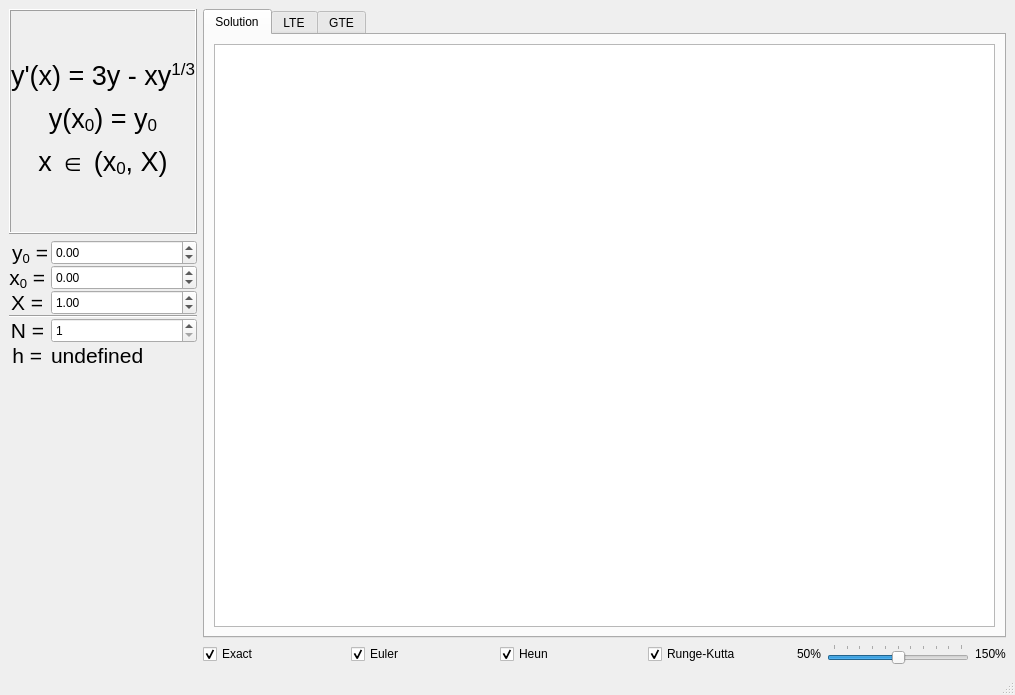
<?xml version="1.0" encoding="UTF-8"?>
<ui version="4.0">
 <class>AppUI</class>
 <widget class="QMainWindow" name="AppUI">
  <property name="geometry">
   <rect>
    <x>0</x>
    <y>0</y>
    <width>1015</width>
    <height>694</height>
   </rect>
  </property>
  <property name="windowTitle">
   <string>AppUI</string>
  </property>
  <property name="styleSheet">
   <string notr="true"/>
  </property>
  <widget class="QWidget" name="mainWidget">
   <property name="minimumSize">
    <size>
     <width>1015</width>
     <height>673</height>
    </size>
   </property>
   <layout class="QFormLayout" name="formLayout">
    <item row="0" column="0">
     <layout class="QVBoxLayout" name="statementLayout">
      <property name="sizeConstraint">
       <enum>QLayout::SetDefaultConstraint</enum>
      </property>
      <item>
       <widget class="QLabel" name="equation">
        <property name="sizePolicy">
         <sizepolicy hsizetype="Minimum" vsizetype="Preferred">
          <horstretch>0</horstretch>
          <verstretch>0</verstretch>
         </sizepolicy>
        </property>
        <property name="font">
         <font>
          <pointsize>26</pointsize>
         </font>
        </property>
        <property name="frameShape">
         <enum>QFrame::Box</enum>
        </property>
        <property name="frameShadow">
         <enum>QFrame::Raised</enum>
        </property>
        <property name="text">
         <string>&lt;html&gt;&lt;head/&gt;&lt;body&gt;&lt;p&gt;&lt;span style=&quot; font-size:20pt;&quot;&gt;y'(x) = 3y - xy&lt;/span&gt;&lt;span style=&quot; font-size:20pt; vertical-align:super;&quot;&gt;1/3&lt;/span&gt;&lt;/p&gt;&lt;p&gt;&lt;span style=&quot; font-size:20pt;&quot;&gt;y(x&lt;/span&gt;&lt;span style=&quot; font-size:20pt; vertical-align:sub;&quot;&gt;0&lt;/span&gt;&lt;span style=&quot; font-size:20pt;&quot;&gt;) = y&lt;/span&gt;&lt;span style=&quot; font-size:20pt; vertical-align:sub;&quot;&gt;0&lt;/span&gt;&lt;/p&gt;&lt;p&gt;&lt;span style=&quot; font-size:20pt;&quot;&gt;x ∈ (x&lt;/span&gt;&lt;span style=&quot; font-size:20pt; vertical-align:sub;&quot;&gt;0&lt;/span&gt;&lt;span style=&quot; font-size:20pt;&quot;&gt;, X)&lt;/span&gt;&lt;/p&gt;&lt;/body&gt;&lt;/html&gt;</string>
        </property>
        <property name="textFormat">
         <enum>Qt::RichText</enum>
        </property>
        <property name="alignment">
         <set>Qt::AlignCenter</set>
        </property>
       </widget>
      </item>
      <item>
       <layout class="QFormLayout" name="inputLayout">
        <property name="sizeConstraint">
         <enum>QLayout::SetMaximumSize</enum>
        </property>
        <property name="fieldGrowthPolicy">
         <enum>QFormLayout::AllNonFixedFieldsGrow</enum>
        </property>
        <property name="rowWrapPolicy">
         <enum>QFormLayout::DontWrapRows</enum>
        </property>
        <property name="labelAlignment">
         <set>Qt::AlignHCenter|Qt::AlignTop</set>
        </property>
        <property name="formAlignment">
         <set>Qt::AlignHCenter|Qt::AlignTop</set>
        </property>
        <property name="horizontalSpacing">
         <number>0</number>
        </property>
        <property name="verticalSpacing">
         <number>0</number>
        </property>
        <property name="leftMargin">
         <number>0</number>
        </property>
        <property name="topMargin">
         <number>0</number>
        </property>
        <item row="0" column="1">
         <widget class="QDoubleSpinBox" name="y0Input">
          <property name="sizePolicy">
           <sizepolicy hsizetype="Minimum" vsizetype="Preferred">
            <horstretch>0</horstretch>
            <verstretch>0</verstretch>
           </sizepolicy>
          </property>
          <property name="minimum">
           <double>-1000.000000000000000</double>
          </property>
          <property name="maximum">
           <double>1000.000000000000000</double>
          </property>
         </widget>
        </item>
        <item row="1" column="0">
         <widget class="QLabel" name="x0">
          <property name="enabled">
           <bool>true</bool>
          </property>
          <property name="sizePolicy">
           <sizepolicy hsizetype="Maximum" vsizetype="Preferred">
            <horstretch>0</horstretch>
            <verstretch>0</verstretch>
           </sizepolicy>
          </property>
          <property name="font">
           <font>
            <pointsize>16</pointsize>
           </font>
          </property>
          <property name="text">
           <string>&lt;html&gt;&lt;head/&gt;&lt;body&gt;&lt;p&gt;&lt;span style=&quot; font-size:16pt;&quot;&gt;x&lt;/span&gt;&lt;span style=&quot; font-size:16pt; vertical-align:sub;&quot;&gt;0&lt;/span&gt;&lt;span style=&quot; font-size:16pt;&quot;&gt; = &lt;/span&gt;&lt;/p&gt;&lt;/body&gt;&lt;/html&gt;</string>
          </property>
          <property name="textFormat">
           <enum>Qt::RichText</enum>
          </property>
          <property name="alignment">
           <set>Qt::AlignRight|Qt::AlignTrailing|Qt::AlignVCenter</set>
          </property>
          <property name="margin">
           <number>0</number>
          </property>
          <property name="indent">
           <number>-2</number>
          </property>
         </widget>
        </item>
        <item row="1" column="1">
         <widget class="QDoubleSpinBox" name="x0Input">
          <property name="sizePolicy">
           <sizepolicy hsizetype="Minimum" vsizetype="Preferred">
            <horstretch>0</horstretch>
            <verstretch>0</verstretch>
           </sizepolicy>
          </property>
          <property name="minimum">
           <double>-1000.000000000000000</double>
          </property>
          <property name="maximum">
           <double>1000.000000000000000</double>
          </property>
         </widget>
        </item>
        <item row="2" column="0">
         <widget class="QLabel" name="X">
          <property name="sizePolicy">
           <sizepolicy hsizetype="Expanding" vsizetype="Preferred">
            <horstretch>0</horstretch>
            <verstretch>0</verstretch>
           </sizepolicy>
          </property>
          <property name="font">
           <font>
            <pointsize>16</pointsize>
           </font>
          </property>
          <property name="text">
           <string>&lt;html&gt;&lt;head/&gt;&lt;body&gt;&lt;p&gt;&lt;span style=&quot; font-size:16pt;&quot;&gt;X = &lt;/span&gt;&lt;/p&gt;&lt;/body&gt;&lt;/html&gt;</string>
          </property>
          <property name="textFormat">
           <enum>Qt::RichText</enum>
          </property>
          <property name="alignment">
           <set>Qt::AlignRight|Qt::AlignTrailing|Qt::AlignVCenter</set>
          </property>
          <property name="indent">
           <number>-1</number>
          </property>
         </widget>
        </item>
        <item row="2" column="1">
         <widget class="QDoubleSpinBox" name="XInput">
          <property name="sizePolicy">
           <sizepolicy hsizetype="Minimum" vsizetype="Preferred">
            <horstretch>0</horstretch>
            <verstretch>0</verstretch>
           </sizepolicy>
          </property>
          <property name="minimum">
           <double>-1000.000000000000000</double>
          </property>
          <property name="maximum">
           <double>1000.000000000000000</double>
          </property>
          <property name="value">
           <double>1.000000000000000</double>
          </property>
         </widget>
        </item>
        <item row="3" column="0" colspan="2">
         <widget class="Line" name="line">
          <property name="windowModality">
           <enum>Qt::NonModal</enum>
          </property>
          <property name="sizePolicy">
           <sizepolicy hsizetype="Minimum" vsizetype="Minimum">
            <horstretch>0</horstretch>
            <verstretch>0</verstretch>
           </sizepolicy>
          </property>
          <property name="orientation">
           <enum>Qt::Horizontal</enum>
          </property>
         </widget>
        </item>
        <item row="4" column="0">
         <widget class="QLabel" name="N">
          <property name="font">
           <font>
            <pointsize>16</pointsize>
           </font>
          </property>
          <property name="text">
           <string>N = </string>
          </property>
          <property name="textFormat">
           <enum>Qt::RichText</enum>
          </property>
          <property name="alignment">
           <set>Qt::AlignRight|Qt::AlignTrailing|Qt::AlignVCenter</set>
          </property>
         </widget>
        </item>
        <item row="4" column="1">
         <widget class="QDoubleSpinBox" name="NInput">
          <property name="sizePolicy">
           <sizepolicy hsizetype="Minimum" vsizetype="Preferred">
            <horstretch>0</horstretch>
            <verstretch>0</verstretch>
           </sizepolicy>
          </property>
          <property name="suffix">
           <string/>
          </property>
          <property name="decimals">
           <number>0</number>
          </property>
          <property name="minimum">
           <double>1.000000000000000</double>
          </property>
          <property name="maximum">
           <double>999.000000000000000</double>
          </property>
         </widget>
        </item>
        <item row="5" column="0">
         <widget class="QLabel" name="h">
          <property name="enabled">
           <bool>true</bool>
          </property>
          <property name="sizePolicy">
           <sizepolicy hsizetype="Preferred" vsizetype="Fixed">
            <horstretch>0</horstretch>
            <verstretch>0</verstretch>
           </sizepolicy>
          </property>
          <property name="font">
           <font>
            <pointsize>16</pointsize>
           </font>
          </property>
          <property name="text">
           <string>h = </string>
          </property>
          <property name="alignment">
           <set>Qt::AlignRight|Qt::AlignTrailing|Qt::AlignVCenter</set>
          </property>
         </widget>
        </item>
        <item row="5" column="1">
         <widget class="StepLabel" name="hValue">
          <property name="font">
           <font>
            <pointsize>16</pointsize>
           </font>
          </property>
          <property name="text">
           <string>undefined</string>
          </property>
          <property name="textFormat">
           <enum>Qt::RichText</enum>
          </property>
         </widget>
        </item>
        <item row="0" column="0">
         <widget class="QLabel" name="y0">
          <property name="sizePolicy">
           <sizepolicy hsizetype="Expanding" vsizetype="Preferred">
            <horstretch>0</horstretch>
            <verstretch>0</verstretch>
           </sizepolicy>
          </property>
          <property name="font">
           <font>
            <pointsize>16</pointsize>
           </font>
          </property>
          <property name="text">
           <string>&lt;html&gt;&lt;head/&gt;&lt;body&gt;&lt;p&gt;y&lt;span style=&quot; vertical-align:sub;&quot;&gt;0&lt;/span&gt; =&lt;/p&gt;&lt;/body&gt;&lt;/html&gt;</string>
          </property>
          <property name="textFormat">
           <enum>Qt::RichText</enum>
          </property>
          <property name="alignment">
           <set>Qt::AlignRight|Qt::AlignTrailing|Qt::AlignVCenter</set>
          </property>
          <property name="indent">
           <number>-7</number>
          </property>
         </widget>
        </item>
       </layout>
      </item>
     </layout>
    </item>
    <item row="0" column="1">
     <layout class="QVBoxLayout" name="chartLayout">
      <property name="sizeConstraint">
       <enum>QLayout::SetDefaultConstraint</enum>
      </property>
      <item>
       <widget class="QTabWidget" name="charts">
        <property name="sizePolicy">
         <sizepolicy hsizetype="Expanding" vsizetype="Expanding">
          <horstretch>0</horstretch>
          <verstretch>0</verstretch>
         </sizepolicy>
        </property>
        <property name="currentIndex">
         <number>0</number>
        </property>
        <widget class="QWidget" name="solution">
         <attribute name="title">
          <string>Solution</string>
         </attribute>
         <layout class="QVBoxLayout" name="verticalLayout_3">
          <item>
           <widget class="SolutionChartView" name="solutionChartView">
            <property name="sizePolicy">
             <sizepolicy hsizetype="Minimum" vsizetype="MinimumExpanding">
              <horstretch>0</horstretch>
              <verstretch>0</verstretch>
             </sizepolicy>
            </property>
           </widget>
          </item>
         </layout>
        </widget>
        <widget class="QWidget" name="LTE">
         <attribute name="title">
          <string>LTE</string>
         </attribute>
         <layout class="QVBoxLayout" name="verticalLayout_4">
          <item>
           <widget class="LTEChartView" name="lteChartView"/>
          </item>
         </layout>
        </widget>
        <widget class="QWidget" name="GTE">
         <attribute name="title">
          <string>GTE</string>
         </attribute>
         <layout class="QVBoxLayout" name="verticalLayout_5">
          <item>
           <widget class="GTEChartView" name="gteChartView"/>
          </item>
         </layout>
        </widget>
       </widget>
      </item>
      <item>
       <layout class="QHBoxLayout" name="togglers">
        <property name="sizeConstraint">
         <enum>QLayout::SetNoConstraint</enum>
        </property>
        <item>
         <widget class="QCheckBox" name="showExact">
          <property name="sizePolicy">
           <sizepolicy hsizetype="Minimum" vsizetype="Minimum">
            <horstretch>0</horstretch>
            <verstretch>0</verstretch>
           </sizepolicy>
          </property>
          <property name="text">
           <string>Exact</string>
          </property>
          <property name="checked">
           <bool>true</bool>
          </property>
         </widget>
        </item>
        <item>
         <widget class="QCheckBox" name="showEuler">
          <property name="sizePolicy">
           <sizepolicy hsizetype="Minimum" vsizetype="Minimum">
            <horstretch>0</horstretch>
            <verstretch>0</verstretch>
           </sizepolicy>
          </property>
          <property name="text">
           <string>Euler</string>
          </property>
          <property name="checked">
           <bool>true</bool>
          </property>
         </widget>
        </item>
        <item>
         <widget class="QCheckBox" name="showHeun">
          <property name="sizePolicy">
           <sizepolicy hsizetype="Minimum" vsizetype="Preferred">
            <horstretch>0</horstretch>
            <verstretch>0</verstretch>
           </sizepolicy>
          </property>
          <property name="text">
           <string>Heun</string>
          </property>
          <property name="checked">
           <bool>true</bool>
          </property>
         </widget>
        </item>
        <item>
         <widget class="QCheckBox" name="showRungeKutta">
          <property name="sizePolicy">
           <sizepolicy hsizetype="Minimum" vsizetype="Minimum">
            <horstretch>0</horstretch>
            <verstretch>0</verstretch>
           </sizepolicy>
          </property>
          <property name="text">
           <string>Runge-Kutta</string>
          </property>
          <property name="checked">
           <bool>true</bool>
          </property>
         </widget>
        </item>
        <item>
         <widget class="QLabel" name="label">
          <property name="sizePolicy">
           <sizepolicy hsizetype="Fixed" vsizetype="Preferred">
            <horstretch>0</horstretch>
            <verstretch>0</verstretch>
           </sizepolicy>
          </property>
          <property name="font">
           <font>
            <pointsize>9</pointsize>
           </font>
          </property>
          <property name="text">
           <string>50%</string>
          </property>
          <property name="alignment">
           <set>Qt::AlignCenter</set>
          </property>
         </widget>
        </item>
        <item>
         <widget class="QSlider" name="zoomer">
          <property name="sizePolicy">
           <sizepolicy hsizetype="Preferred" vsizetype="Fixed">
            <horstretch>0</horstretch>
            <verstretch>0</verstretch>
           </sizepolicy>
          </property>
          <property name="minimum">
           <number>50</number>
          </property>
          <property name="maximum">
           <number>150</number>
          </property>
          <property name="singleStep">
           <number>10</number>
          </property>
          <property name="pageStep">
           <number>10</number>
          </property>
          <property name="sliderPosition">
           <number>100</number>
          </property>
          <property name="orientation">
           <enum>Qt::Horizontal</enum>
          </property>
          <property name="invertedControls">
           <bool>false</bool>
          </property>
          <property name="tickPosition">
           <enum>QSlider::TicksAbove</enum>
          </property>
         </widget>
        </item>
        <item>
         <widget class="QLabel" name="label_2">
          <property name="sizePolicy">
           <sizepolicy hsizetype="Fixed" vsizetype="Preferred">
            <horstretch>0</horstretch>
            <verstretch>0</verstretch>
           </sizepolicy>
          </property>
          <property name="font">
           <font>
            <pointsize>9</pointsize>
           </font>
          </property>
          <property name="text">
           <string>150%</string>
          </property>
          <property name="alignment">
           <set>Qt::AlignCenter</set>
          </property>
         </widget>
        </item>
       </layout>
      </item>
     </layout>
    </item>
   </layout>
  </widget>
  <widget class="InputParser" name="statusBar"/>
  <action name="actionFile">
   <property name="text">
    <string>File...</string>
   </property>
  </action>
 </widget>
 <customwidgets>
  <customwidget>
   <class>SolutionChartView</class>
   <extends>QGraphicsView</extends>
   <header location="global">widgets/solution/view/SolutionChartView.h</header>
   <slots>
    <slot>onInputUpdate(double,double,double,int)</slot>
    <slot>toggleExact(int)</slot>
    <slot>toggleEuler(int)</slot>
    <slot>toggleHeun(int)</slot>
    <slot>toggleRungeKutta(int)</slot>
    <slot>onZoom(int)</slot>
   </slots>
  </customwidget>
  <customwidget>
   <class>InputParser</class>
   <extends>QStatusBar</extends>
   <header location="global">parser/InputParser.h</header>
   <slots>
    <signal>setLineSeries(double,double,double,int)</signal>
    <slot>onx0Change(double)</slot>
    <slot>ony0Change(double)</slot>
    <slot>onXChange(double)</slot>
    <slot>onNChange(double)</slot>
   </slots>
  </customwidget>
  <customwidget>
   <class>StepLabel</class>
   <extends>QLabel</extends>
   <header location="global">widgets/step/StepLabel.h</header>
   <slots>
    <slot>setx0(double)</slot>
    <slot>setX(double)</slot>
    <slot>setN(double)</slot>
   </slots>
  </customwidget>
  <customwidget>
   <class>LTEChartView</class>
   <extends>QGraphicsView</extends>
   <header location="global">widgets/LTE/view/LTEChartView.h</header>
   <slots>
    <signal>showWarning()</signal>
    <slot>onInputUpdate(double,double,double,int)</slot>
    <slot>toggleEulerLTE(int)</slot>
    <slot>toggleHeunLTE(int)</slot>
    <slot>toggleRungeKuttaLTE(int)</slot>
    <slot>onZoom(int)</slot>
   </slots>
  </customwidget>
  <customwidget>
   <class>GTEChartView</class>
   <extends>QGraphicsView</extends>
   <header location="global">widgets/GTE/view/GTEChartView.h</header>
   <slots>
    <slot>onInputUpdate(double,double,double,int)</slot>
    <slot>toggleEulerGTE(int)</slot>
    <slot>toggleHeunGTE(int)</slot>
    <slot>toggleRungeKuttaGTE(int)</slot>
    <slot>onZoom(int)</slot>
   </slots>
  </customwidget>
 </customwidgets>
 <resources/>
 <connections>
  <connection>
   <sender>y0Input</sender>
   <signal>valueChanged(double)</signal>
   <receiver>statusBar</receiver>
   <slot>ony0Change(double)</slot>
   <hints>
    <hint type="sourcelabel">
     <x>194</x>
     <y>293</y>
    </hint>
    <hint type="destinationlabel">
     <x>127</x>
     <y>686</y>
    </hint>
   </hints>
  </connection>
  <connection>
   <sender>XInput</sender>
   <signal>valueChanged(double)</signal>
   <receiver>statusBar</receiver>
   <slot>onXChange(double)</slot>
   <hints>
    <hint type="sourcelabel">
     <x>194</x>
     <y>349</y>
    </hint>
    <hint type="destinationlabel">
     <x>156</x>
     <y>678</y>
    </hint>
   </hints>
  </connection>
  <connection>
   <sender>x0Input</sender>
   <signal>valueChanged(double)</signal>
   <receiver>statusBar</receiver>
   <slot>onx0Change(double)</slot>
   <hints>
    <hint type="sourcelabel">
     <x>114</x>
     <y>321</y>
    </hint>
    <hint type="destinationlabel">
     <x>55</x>
     <y>679</y>
    </hint>
   </hints>
  </connection>
  <connection>
   <sender>NInput</sender>
   <signal>valueChanged(double)</signal>
   <receiver>statusBar</receiver>
   <slot>onNChange(double)</slot>
   <hints>
    <hint type="sourcelabel">
     <x>194</x>
     <y>380</y>
    </hint>
    <hint type="destinationlabel">
     <x>177</x>
     <y>675</y>
    </hint>
   </hints>
  </connection>
  <connection>
   <sender>statusBar</sender>
   <signal>setLineSeries(double,double,double,int)</signal>
   <receiver>solutionChartView</receiver>
   <slot>onInputUpdate(double,double,double,int)</slot>
   <hints>
    <hint type="sourcelabel">
     <x>474</x>
     <y>673</y>
    </hint>
    <hint type="destinationlabel">
     <x>542</x>
     <y>466</y>
    </hint>
   </hints>
  </connection>
  <connection>
   <sender>x0Input</sender>
   <signal>valueChanged(double)</signal>
   <receiver>hValue</receiver>
   <slot>setx0(double)</slot>
   <hints>
    <hint type="sourcelabel">
     <x>183</x>
     <y>321</y>
    </hint>
    <hint type="destinationlabel">
     <x>194</x>
     <y>408</y>
    </hint>
   </hints>
  </connection>
  <connection>
   <sender>XInput</sender>
   <signal>valueChanged(double)</signal>
   <receiver>hValue</receiver>
   <slot>setX(double)</slot>
   <hints>
    <hint type="sourcelabel">
     <x>194</x>
     <y>349</y>
    </hint>
    <hint type="destinationlabel">
     <x>194</x>
     <y>408</y>
    </hint>
   </hints>
  </connection>
  <connection>
   <sender>NInput</sender>
   <signal>valueChanged(double)</signal>
   <receiver>hValue</receiver>
   <slot>setN(double)</slot>
   <hints>
    <hint type="sourcelabel">
     <x>157</x>
     <y>380</y>
    </hint>
    <hint type="destinationlabel">
     <x>194</x>
     <y>408</y>
    </hint>
   </hints>
  </connection>
  <connection>
   <sender>statusBar</sender>
   <signal>setLineSeries(double,double,double,int)</signal>
   <receiver>lteChartView</receiver>
   <slot>onInputUpdate(double,double,double,int)</slot>
   <hints>
    <hint type="sourcelabel">
     <x>383</x>
     <y>684</y>
    </hint>
    <hint type="destinationlabel">
     <x>366</x>
     <y>337</y>
    </hint>
   </hints>
  </connection>
  <connection>
   <sender>showExact</sender>
   <signal>stateChanged(int)</signal>
   <receiver>solutionChartView</receiver>
   <slot>toggleExact(int)</slot>
   <hints>
    <hint type="sourcelabel">
     <x>248</x>
     <y>627</y>
    </hint>
    <hint type="destinationlabel">
     <x>293</x>
     <y>469</y>
    </hint>
   </hints>
  </connection>
  <connection>
   <sender>showEuler</sender>
   <signal>stateChanged(int)</signal>
   <receiver>solutionChartView</receiver>
   <slot>toggleEuler(int)</slot>
   <hints>
    <hint type="sourcelabel">
     <x>401</x>
     <y>647</y>
    </hint>
    <hint type="destinationlabel">
     <x>429</x>
     <y>470</y>
    </hint>
   </hints>
  </connection>
  <connection>
   <sender>showHeun</sender>
   <signal>stateChanged(int)</signal>
   <receiver>solutionChartView</receiver>
   <slot>toggleHeun(int)</slot>
   <hints>
    <hint type="sourcelabel">
     <x>604</x>
     <y>623</y>
    </hint>
    <hint type="destinationlabel">
     <x>607</x>
     <y>495</y>
    </hint>
   </hints>
  </connection>
  <connection>
   <sender>showRungeKutta</sender>
   <signal>stateChanged(int)</signal>
   <receiver>solutionChartView</receiver>
   <slot>toggleRungeKutta(int)</slot>
   <hints>
    <hint type="sourcelabel">
     <x>718</x>
     <y>644</y>
    </hint>
    <hint type="destinationlabel">
     <x>709</x>
     <y>595</y>
    </hint>
   </hints>
  </connection>
  <connection>
   <sender>zoomer</sender>
   <signal>valueChanged(int)</signal>
   <receiver>solutionChartView</receiver>
   <slot>onZoom(int)</slot>
   <hints>
    <hint type="sourcelabel">
     <x>881</x>
     <y>642</y>
    </hint>
    <hint type="destinationlabel">
     <x>832</x>
     <y>514</y>
    </hint>
   </hints>
  </connection>
  <connection>
   <sender>showEuler</sender>
   <signal>stateChanged(int)</signal>
   <receiver>lteChartView</receiver>
   <slot>toggleEulerLTE(int)</slot>
   <hints>
    <hint type="sourcelabel">
     <x>433</x>
     <y>640</y>
    </hint>
    <hint type="destinationlabel">
     <x>415</x>
     <y>472</y>
    </hint>
   </hints>
  </connection>
  <connection>
   <sender>showHeun</sender>
   <signal>stateChanged(int)</signal>
   <receiver>lteChartView</receiver>
   <slot>toggleHeunLTE(int)</slot>
   <hints>
    <hint type="sourcelabel">
     <x>579</x>
     <y>645</y>
    </hint>
    <hint type="destinationlabel">
     <x>558</x>
     <y>501</y>
    </hint>
   </hints>
  </connection>
  <connection>
   <sender>showRungeKutta</sender>
   <signal>stateChanged(int)</signal>
   <receiver>lteChartView</receiver>
   <slot>toggleRungeKuttaLTE(int)</slot>
   <hints>
    <hint type="sourcelabel">
     <x>690</x>
     <y>634</y>
    </hint>
    <hint type="destinationlabel">
     <x>703</x>
     <y>556</y>
    </hint>
   </hints>
  </connection>
  <connection>
   <sender>zoomer</sender>
   <signal>valueChanged(int)</signal>
   <receiver>lteChartView</receiver>
   <slot>onZoom(int)</slot>
   <hints>
    <hint type="sourcelabel">
     <x>867</x>
     <y>640</y>
    </hint>
    <hint type="destinationlabel">
     <x>863</x>
     <y>535</y>
    </hint>
   </hints>
  </connection>
  <connection>
   <sender>showEuler</sender>
   <signal>stateChanged(int)</signal>
   <receiver>gteChartView</receiver>
   <slot>toggleEulerGTE(int)</slot>
   <hints>
    <hint type="sourcelabel">
     <x>433</x>
     <y>636</y>
    </hint>
    <hint type="destinationlabel">
     <x>432</x>
     <y>384</y>
    </hint>
   </hints>
  </connection>
  <connection>
   <sender>showHeun</sender>
   <signal>stateChanged(int)</signal>
   <receiver>gteChartView</receiver>
   <slot>toggleHeunGTE(int)</slot>
   <hints>
    <hint type="sourcelabel">
     <x>570</x>
     <y>646</y>
    </hint>
    <hint type="destinationlabel">
     <x>547</x>
     <y>475</y>
    </hint>
   </hints>
  </connection>
  <connection>
   <sender>showRungeKutta</sender>
   <signal>stateChanged(int)</signal>
   <receiver>gteChartView</receiver>
   <slot>toggleRungeKuttaGTE(int)</slot>
   <hints>
    <hint type="sourcelabel">
     <x>735</x>
     <y>643</y>
    </hint>
    <hint type="destinationlabel">
     <x>705</x>
     <y>511</y>
    </hint>
   </hints>
  </connection>
  <connection>
   <sender>zoomer</sender>
   <signal>valueChanged(int)</signal>
   <receiver>gteChartView</receiver>
   <slot>onZoom(int)</slot>
   <hints>
    <hint type="sourcelabel">
     <x>900</x>
     <y>640</y>
    </hint>
    <hint type="destinationlabel">
     <x>859</x>
     <y>424</y>
    </hint>
   </hints>
  </connection>
  <connection>
   <sender>statusBar</sender>
   <signal>setLineSeries(double,double,double,int)</signal>
   <receiver>gteChartView</receiver>
   <slot>onInputUpdate(double,double,double,int)</slot>
   <hints>
    <hint type="sourcelabel">
     <x>240</x>
     <y>681</y>
    </hint>
    <hint type="destinationlabel">
     <x>269</x>
     <y>530</y>
    </hint>
   </hints>
  </connection>
 </connections>
</ui>
